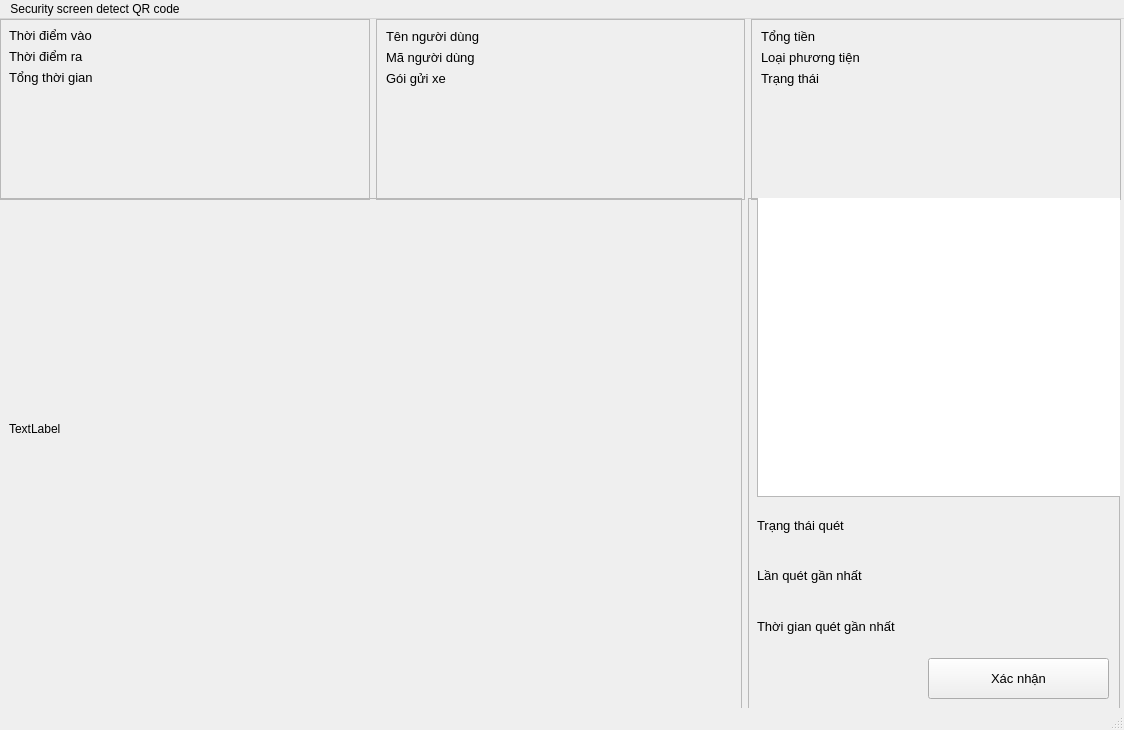
<?xml version="1.0" encoding="UTF-8"?>
<ui version="4.0">
 <class>SecurityConsoleWindow</class>
 <widget class="QMainWindow" name="SecurityConsoleWindow">
  <property name="geometry">
   <rect>
    <x>0</x>
    <y>0</y>
    <width>1124</width>
    <height>730</height>
   </rect>
  </property>
  <property name="minimumSize">
   <size>
    <width>1000</width>
    <height>0</height>
   </size>
  </property>
  <property name="maximumSize">
   <size>
    <width>2000</width>
    <height>1000</height>
   </size>
  </property>
  <property name="windowTitle">
   <string>Security Console QR</string>
  </property>
  <widget class="QWidget" name="centralwidget">
   <widget class="QWidget" name="verticalLayoutWidget">
    <property name="geometry">
     <rect>
      <x>0</x>
      <y>0</y>
      <width>1121</width>
      <height>181</height>
     </rect>
    </property>
    <layout class="QVBoxLayout" name="verticalLayout">
     <item>
      <layout class="QHBoxLayout" name="Card_Information" stretch="1,1,1">
       <property name="spacing">
        <number>6</number>
       </property>
       <property name="sizeConstraint">
        <enum>QLayout::SetDefaultConstraint</enum>
       </property>
       <property name="bottomMargin">
        <number>0</number>
       </property>
       <item>
        <widget class="QFrame" name="frm_time_info">
         <property name="frameShape">
          <enum>QFrame::StyledPanel</enum>
         </property>
         <property name="frameShadow">
          <enum>QFrame::Raised</enum>
         </property>
         <widget class="QWidget" name="formLayoutWidget">
          <property name="geometry">
           <rect>
            <x>9</x>
            <y>9</y>
            <width>351</width>
            <height>161</height>
           </rect>
          </property>
          <layout class="QFormLayout" name="formLayout">
           <item row="0" column="0">
            <widget class="QLabel" name="lbl_checkin_time_value">
             <property name="font">
              <font>
               <pointsize>10</pointsize>
              </font>
             </property>
             <property name="text">
              <string>Thời điểm vào</string>
             </property>
             <property name="margin">
              <number>5</number>
             </property>
            </widget>
           </item>
           <item row="1" column="0">
            <widget class="QLabel" name="lbl_checkout_time_value">
             <property name="font">
              <font>
               <pointsize>10</pointsize>
              </font>
             </property>
             <property name="text">
              <string>Thời điểm ra</string>
             </property>
             <property name="margin">
              <number>5</number>
             </property>
            </widget>
           </item>
           <item row="2" column="0">
            <widget class="QLabel" name="lbl_total_time_value">
             <property name="font">
              <font>
               <pointsize>10</pointsize>
              </font>
             </property>
             <property name="text">
              <string>Tổng thời gian</string>
             </property>
             <property name="margin">
              <number>5</number>
             </property>
            </widget>
           </item>
          </layout>
         </widget>
        </widget>
       </item>
       <item>
        <widget class="QFrame" name="frm_user_info">
         <property name="frameShape">
          <enum>QFrame::StyledPanel</enum>
         </property>
         <property name="frameShadow">
          <enum>QFrame::Raised</enum>
         </property>
         <widget class="QWidget" name="formLayoutWidget_3">
          <property name="geometry">
           <rect>
            <x>10</x>
            <y>10</y>
            <width>351</width>
            <height>161</height>
           </rect>
          </property>
          <layout class="QFormLayout" name="formLayout_3">
           <property name="sizeConstraint">
            <enum>QLayout::SetMaximumSize</enum>
           </property>
           <item row="0" column="0">
            <widget class="QLabel" name="lbl_user_name_value">
             <property name="font">
              <font>
               <pointsize>10</pointsize>
              </font>
             </property>
             <property name="text">
              <string>Tên người dùng</string>
             </property>
             <property name="margin">
              <number>5</number>
             </property>
            </widget>
           </item>
           <item row="1" column="0">
            <widget class="QLabel" name="lbl_user_code_value">
             <property name="font">
              <font>
               <pointsize>10</pointsize>
              </font>
             </property>
             <property name="text">
              <string>Mã người dùng</string>
             </property>
             <property name="margin">
              <number>5</number>
             </property>
            </widget>
           </item>
           <item row="2" column="0">
            <widget class="QLabel" name="lbl_subscription_value">
             <property name="font">
              <font>
               <pointsize>10</pointsize>
              </font>
             </property>
             <property name="text">
              <string>Gói gửi xe</string>
             </property>
             <property name="margin">
              <number>5</number>
             </property>
            </widget>
           </item>
          </layout>
         </widget>
        </widget>
       </item>
       <item>
        <widget class="QFrame" name="frm_session_info">
         <property name="enabled">
          <bool>true</bool>
         </property>
         <property name="frameShape">
          <enum>QFrame::StyledPanel</enum>
         </property>
         <property name="frameShadow">
          <enum>QFrame::Raised</enum>
         </property>
         <widget class="QWidget" name="formLayoutWidget_2">
          <property name="geometry">
           <rect>
            <x>10</x>
            <y>10</y>
            <width>361</width>
            <height>161</height>
           </rect>
          </property>
          <layout class="QFormLayout" name="formLayout_2">
           <item row="0" column="0">
            <widget class="QLabel" name="lbl_payment_value">
             <property name="font">
              <font>
               <pointsize>10</pointsize>
              </font>
             </property>
             <property name="text">
              <string>Tổng tiền</string>
             </property>
             <property name="margin">
              <number>5</number>
             </property>
            </widget>
           </item>
           <item row="1" column="0">
            <widget class="QLabel" name="lbl_vehicle_type_value">
             <property name="font">
              <font>
               <pointsize>10</pointsize>
              </font>
             </property>
             <property name="text">
              <string>Loại phương tiện</string>
             </property>
             <property name="margin">
              <number>5</number>
             </property>
            </widget>
           </item>
           <item row="2" column="0">
            <widget class="QLabel" name="lbl_session_status_value">
             <property name="font">
              <font>
               <pointsize>10</pointsize>
              </font>
             </property>
             <property name="text">
              <string>Trạng thái</string>
             </property>
             <property name="margin">
              <number>5</number>
             </property>
            </widget>
           </item>
          </layout>
         </widget>
        </widget>
       </item>
      </layout>
     </item>
    </layout>
   </widget>
   <widget class="QWidget" name="verticalLayoutWidget_3">
    <property name="geometry">
     <rect>
      <x>-1</x>
      <y>179</y>
      <width>1121</width>
      <height>511</height>
     </rect>
    </property>
    <layout class="QVBoxLayout" name="verticalLayout_3">
     <item>
      <layout class="QHBoxLayout" name="lyt_camera_log_row" stretch="2,1">
       <item>
        <widget class="QFrame" name="frm_camera">
         <property name="frameShape">
          <enum>QFrame::StyledPanel</enum>
         </property>
         <property name="frameShadow">
          <enum>QFrame::Raised</enum>
         </property>
         <widget class="QLabel" name="lbl_camera_view">
          <property name="geometry">
           <rect>
            <x>10</x>
            <y>10</y>
            <width>711</width>
            <height>441</height>
           </rect>
          </property>
          <property name="text">
           <string>TextLabel</string>
          </property>
          <property name="scaledContents">
           <bool>true</bool>
          </property>
         </widget>
        </widget>
       </item>
       <item>
        <widget class="QFrame" name="frm_log_panel">
         <property name="frameShape">
          <enum>QFrame::StyledPanel</enum>
         </property>
         <property name="frameShadow">
          <enum>QFrame::Raised</enum>
         </property>
         <widget class="QWidget" name="verticalLayoutWidget_2">
          <property name="geometry">
           <rect>
            <x>9</x>
            <y>-1</y>
            <width>551</width>
            <height>451</height>
           </rect>
          </property>
          <layout class="QVBoxLayout" name="verticalLayout_2" stretch="0,0,0,0">
           <item>
            <widget class="QListWidget" name="lst_detection_history">
             <property name="minimumSize">
              <size>
               <width>555</width>
               <height>300</height>
              </size>
             </property>
             <property name="maximumSize">
              <size>
               <width>555</width>
               <height>300</height>
              </size>
             </property>
            </widget>
           </item>
           <item>
            <widget class="QLabel" name="lbl_status">
             <property name="font">
              <font>
               <pointsize>10</pointsize>
              </font>
             </property>
             <property name="text">
              <string>Trạng thái quét </string>
             </property>
             <property name="margin">
              <number>15</number>
             </property>
            </widget>
           </item>
           <item>
            <widget class="QLabel" name="lbl_last_payload">
             <property name="font">
              <font>
               <pointsize>10</pointsize>
              </font>
             </property>
             <property name="text">
              <string>Lần quét gần nhất</string>
             </property>
             <property name="margin">
              <number>15</number>
             </property>
            </widget>
           </item>
           <item>
            <widget class="QLabel" name="lbl_last_time">
             <property name="font">
              <font>
               <pointsize>10</pointsize>
              </font>
             </property>
             <property name="text">
              <string>Thời gian quét gần nhất</string>
             </property>
             <property name="margin">
              <number>15</number>
             </property>
            </widget>
           </item>
          </layout>
         </widget>
         <widget class="QPushButton" name="btn_checkin">
          <property name="geometry">
           <rect>
            <x>180</x>
            <y>460</y>
            <width>181</width>
            <height>41</height>
           </rect>
          </property>
          <property name="font">
           <font>
            <pointsize>10</pointsize>
           </font>
          </property>
          <property name="text">
           <string>Xác nhận</string>
          </property>
         </widget>
        </widget>
       </item>
      </layout>
     </item>
    </layout>
   </widget>
  </widget>
  <widget class="QMenuBar" name="menubar">
   <property name="geometry">
    <rect>
     <x>0</x>
     <y>0</y>
     <width>1124</width>
     <height>21</height>
    </rect>
   </property>
   <widget class="QMenu" name="menuSecurity_screen_detect_QR_code">
    <property name="title">
     <string>Security screen detect QR code</string>
    </property>
   </widget>
   <addaction name="menuSecurity_screen_detect_QR_code"/>
  </widget>
  <widget class="QStatusBar" name="statusbar"/>
 </widget>
 <resources/>
 <connections/>
</ui>
